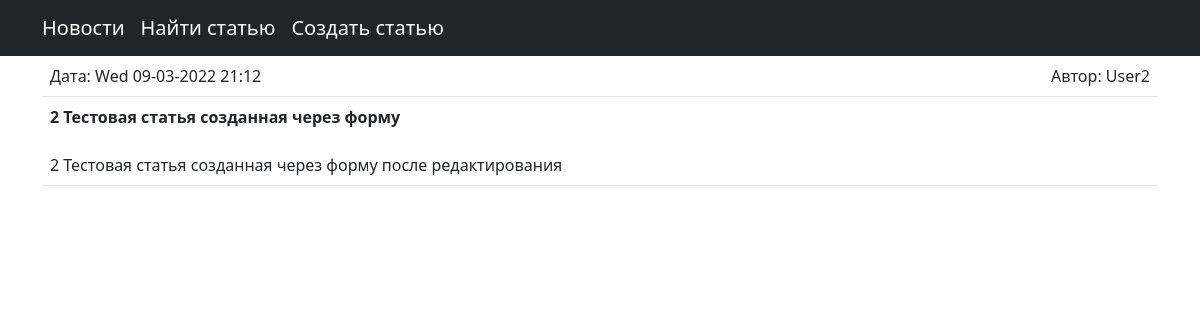
/news/5, run on the app's committed database.
### news/models.py (models this page shows, shortened)
class Post(models.Model):
    article = 'ar'
    news = 'ne'
    POST_TYPE = [
        (article, 'Статья'),
        (news,   'Новость'),
    ]
    author = models.ForeignKey(Author, on_delete=models.CASCADE,verbose_name='Автор')
    post_types = models.CharField(max_length=2, choices=POST_TYPE, default=news, verbose_name='Тип')
    time_add_post = models.DateTimeField(auto_now_add=True, verbose_name='Время публикации')
    categories = models.ManyToManyField(Category, through='PostCategory', verbose_name='Категория')
    title_post = models.CharField(max_length=128, verbose_name='Заголовок статьи')
    post_text = models.TextField(verbose_name='Текст статьи')
    post_rating = models.IntegerField(default=0)

class Author(models.Model):
    author_user = models.OneToOneField(User, on_delete=models.CASCADE)
    rating = models.IntegerField(default=0)

### news/views.py (the view)
# urls.py: path('<int:pk>', PostDetail.as_view(), name='post_detail'),
class PostDetail(DetailView):
    model = Post  #
    template_name = 'news/news_text.html'
    context_object_name = 'post'

### templates/news/news_text.html (shortened to what this page needs)
{% extends 'default.html' %}
{% load censor_filter %}
{% block content %}
<table class="table">
   <tr>
    <td align="left">Дата: {{ post.time_add_post |date:"D d-m-Y H:i" }}</td>
    <td align="right">Автор: {{ post.author.author_user }} </td>
   </tr>
   <tr>
       <td align="left" colspan="2"><b>{{ post.title_post }}</b><br><br>{{ post.post_text | censor }} </td>
   </tr>
</table>
{% endblock content %}

### data on the page
Post: time_add_post "Wed 09-03-2022 21:12", author.author_user "User2", title_post "2 Тестовая статья созданная через форму", post_text|censor "2 Тестовая статья созданная через форму после редактирования"
